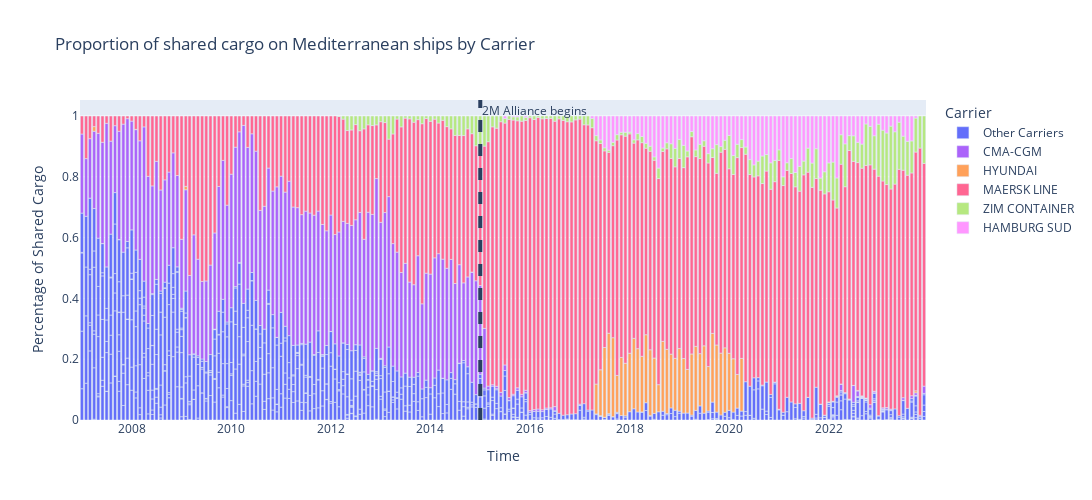

Here is the notebook cell this chart was saved with:
### Code cell
sharing_by_carrier_med(main_lf, 'MSCU', 'Mediterranean')

### Figure 1 — Plotly figure (JSON) as saved in the notebook; plotly's stock layout.template omitted (floating-point values rounded to 4 significant figures; data arrays with more than 128 entries replaced by an {"elided": "..."} marker saying what was removed)
{"data": [{"alignmentgroup": "True", "hovertemplate": "Carrier=Other Carriers<br>Time=%{x}<br>Percentage of Shared Cargo=%{y}<extra></extra>", "legendgroup": "Other Carriers", "marker": {"color": "#636efa", "pattern": {"shape": ""}}, "name": "Other Carriers", "offsetgroup": "Other Carriers", "orientation": "v", "showlegend": true, "textposition": "auto", "type": "bar", "x": {"elided": "947 str values"}, "xaxis": "x", "y": {"elided": "947 float values"}, "yaxis": "y"}, {"alignmentgroup": "True", "hovertemplate": "Carrier=CMA-CGM<br>Time=%{x}<br>Percentage of Shared Cargo=%{y}<extra></extra>", "legendgroup": "CMA-CGM", "marker": {"color": "#ab63fa", "pattern": {"shape": ""}}, "name": "CMA-CGM", "offsetgroup": "CMA-CGM", "orientation": "v", "showlegend": true, "textposition": "auto", "type": "bar", "x": {"elided": "133 str values"}, "xaxis": "x", "y": {"elided": "133 float values"}, "yaxis": "y"}, {"alignmentgroup": "True", "hovertemplate": "Carrier=HYUNDAI<br>Time=%{x}<br>Percentage of Shared Cargo=%{y}<extra></extra>", "legendgroup": "HYUNDAI", "marker": {"color": "#FFA15A", "pattern": {"shape": ""}}, "name": "HYUNDAI", "offsetgroup": "HYUNDAI", "orientation": "v", "showlegend": true, "textposition": "auto", "type": "bar", "x": ["2007-04-01T00:00:00", "2008-02-01T00:00:00", "2009-02-01T00:00:00", "2014-11-01T00:00:00", "2017-05-01T00:00:00", "2017-06-01T00:00:00", "2017-07-01T00:00:00", "2017-08-01T00:00:00", "2017-09-01T00:00:00", "2017-10-01T00:00:00", "2017-11-01T00:00:00", "2017-12-01T00:00:00", "2018-01-01T00:00:00", "2018-02-01T00:00:00", "2018-03-01T00:00:00", "2018-04-01T00:00:00", "2018-05-01T00:00:00", "2018-06-01T00:00:00", "2018-07-01T00:00:00", "2018-08-01T00:00:00", "2018-09-01T00:00:00", "2018-10-01T00:00:00", "2018-11-01T00:00:00", "2018-12-01T00:00:00", "2019-01-01T00:00:00", "2019-02-01T00:00:00", "2019-03-01T00:00:00", "2019-04-01T00:00:00", "2019-05-01T00:00:00", "2019-06-01T00:00:00", "2019-07-01T00:00:00", "2019-08-01T00:00:00", "2019-09-01T00:00:00", "2019-10-01T00:00:00", "2019-11-01T00:00:00", "2019-12-01T00:00:00", "2020-01-01T00:00:00", "2020-02-01T00:00:00", "2020-03-01T00:00:00", "2020-04-01T00:00:00", "2022-01-01T00:00:00", "2022-02-01T00:00:00", "2022-03-01T00:00:00", "2022-04-01T00:00:00", "2022-05-01T00:00:00", "2022-06-01T00:00:00", "2022-07-01T00:00:00", "2022-08-01T00:00:00", "2022-09-01T00:00:00", "2022-10-01T00:00:00", "2022-12-01T00:00:00", "2023-02-01T00:00:00", "2023-10-01T00:00:00"], "xaxis": "x", "y": [0.01531, 0.000846, 0.01122, 0.0004073, 0.09812, 0.1509, 0.2294, 0.2646, 0.2595, 0.1212, 0.1912, 0.1728, 0.1923, 0.2317, 0.2082, 0.1828, 0.2237, 0.216, 0.1822, 0.08925, 0.23, 0.2112, 0.1769, 0.1709, 0.206, 0.1795, 0.1435, 0.201, 0.2107, 0.1719, 0.2215, 0.1462, 0.2259, 0.2207, 0.2035, 0.212, 0.1877, 0.1755, 0.1106, 0.1733, 0.001719, 0.0004199, 0.002422, 0.0006282, 0.0006258, 0.0003392, 0.0003565, 0.00176, 0.0007495, 0.0001172, 0.0001622, 0.0004601, 0.006689], "yaxis": "y"}, {"alignmentgroup": "True", "hovertemplate": "Carrier=MAERSK LINE<br>Time=%{x}<br>Percentage of Shared Cargo=%{y}<extra></extra>", "legendgroup": "MAERSK LINE", "marker": {"color": "#FF6692", "pattern": {"shape": ""}}, "name": "MAERSK LINE", "offsetgroup": "MAERSK LINE", "orientation": "v", "showlegend": true, "textposition": "auto", "type": "bar", "x": {"elided": "204 str values"}, "xaxis": "x", "y": {"elided": "204 float values"}, "yaxis": "y"}, {"alignmentgroup": "True", "hovertemplate": "Carrier=ZIM CONTAINER<br>Time=%{x}<br>Percentage of Shared Cargo=%{y}<extra></extra>", "legendgroup": "ZIM CONTAINER", "marker": {"color": "#B6E880", "pattern": {"shape": ""}}, "name": "ZIM CONTAINER", "offsetgroup": "ZIM CONTAINER", "orientation": "v", "showlegend": true, "textposition": "auto", "type": "bar", "x": {"elided": "142 str values"}, "xaxis": "x", "y": {"elided": "142 float values"}, "yaxis": "y"}, {"alignmentgroup": "True", "hovertemplate": "Carrier=HAMBURG SUD<br>Time=%{x}<br>Percentage of Shared Cargo=%{y}<extra></extra>", "legendgroup": "HAMBURG SUD", "marker": {"color": "#FF97FF", "pattern": {"shape": ""}}, "name": "HAMBURG SUD", "offsetgroup": "HAMBURG SUD", "orientation": "v", "showlegend": true, "textposition": "auto", "type": "bar", "x": ["2015-07-01T00:00:00", "2015-09-01T00:00:00", "2015-10-01T00:00:00", "2015-12-01T00:00:00", "2016-10-01T00:00:00", "2017-04-01T00:00:00", "2017-05-01T00:00:00", "2017-06-01T00:00:00", "2017-07-01T00:00:00", "2017-08-01T00:00:00", "2017-09-01T00:00:00", "2017-10-01T00:00:00", "2017-11-01T00:00:00", "2017-12-01T00:00:00", "2018-01-01T00:00:00", "2018-02-01T00:00:00", "2018-03-01T00:00:00", "2018-04-01T00:00:00", "2018-05-01T00:00:00", "2018-06-01T00:00:00", "2018-07-01T00:00:00", "2018-08-01T00:00:00", "2018-09-01T00:00:00", "2018-10-01T00:00:00", "2018-11-01T00:00:00", "2018-12-01T00:00:00", "2019-01-01T00:00:00", "2019-02-01T00:00:00", "2019-03-01T00:00:00", "2019-04-01T00:00:00", "2019-05-01T00:00:00", "2019-06-01T00:00:00", "2019-07-01T00:00:00", "2019-08-01T00:00:00", "2019-09-01T00:00:00", "2019-10-01T00:00:00", "2019-11-01T00:00:00", "2019-12-01T00:00:00", "2020-01-01T00:00:00", "2020-02-01T00:00:00", "2020-03-01T00:00:00", "2020-04-01T00:00:00", "2020-05-01T00:00:00", "2020-06-01T00:00:00", "2020-07-01T00:00:00", "2020-08-01T00:00:00", "2020-09-01T00:00:00", "2020-10-01T00:00:00", "2020-11-01T00:00:00", "2020-12-01T00:00:00", "2021-01-01T00:00:00", "2021-02-01T00:00:00", "2021-03-01T00:00:00", "2021-04-01T00:00:00", "2021-05-01T00:00:00", "2021-06-01T00:00:00", "2021-07-01T00:00:00", "2021-08-01T00:00:00", "2021-09-01T00:00:00", "2021-10-01T00:00:00", "2021-11-01T00:00:00", "2021-12-01T00:00:00", "2022-01-01T00:00:00", "2022-02-01T00:00:00", "2022-03-01T00:00:00", "2022-04-01T00:00:00", "2022-05-01T00:00:00", "2022-06-01T00:00:00", "2022-07-01T00:00:00", "2022-08-01T00:00:00", "2022-09-01T00:00:00", "2022-10-01T00:00:00", "2022-11-01T00:00:00", "2022-12-01T00:00:00", "2023-01-01T00:00:00", "2023-02-01T00:00:00", "2023-03-01T00:00:00", "2023-04-01T00:00:00", "2023-05-01T00:00:00", "2023-06-01T00:00:00", "2023-07-01T00:00:00", "2023-08-01T00:00:00", "2023-09-01T00:00:00", "2023-10-01T00:00:00"], "xaxis": "x", "y": [0.008266, 0.002673, 0.003097, 0.004239, 0.0003083, 0.007882, 0.0645, 0.07866, 0.1046, 0.1124, 0.08656, 0.06136, 0.05355, 0.05343, 0.05309, 0.07825, 0.05795, 0.06742, 0.08995, 0.09932, 0.1345, 0.1713, 0.1054, 0.08809, 0.09137, 0.1067, 0.07699, 0.09654, 0.1152, 0.05112, 0.1117, 0.09306, 0.08144, 0.1238, 0.1077, 0.09413, 0.1006, 0.07977, 0.06386, 0.1301, 0.09304, 0.0776, 0.102, 0.1435, 0.1609, 0.1485, 0.1316, 0.1268, 0.154, 0.1461, 0.1113, 0.2001, 0.1538, 0.1401, 0.1859, 0.1655, 0.1483, 0.1057, 0.1548, 0.1076, 0.2042, 0.1836, 0.1543, 0.1516, 0.2038, 0.06178, 0.09166, 0.06462, 0.0651, 0.08675, 0.09251, 0.02619, 0.03399, 0.06498, 0.02694, 0.04669, 0.05595, 0.03342, 0.05193, 0.02057, 0.0664, 0.08331, 0.08202, 0.006855], "yaxis": "y"}], "layout": {"annotations": [{"showarrow": false, "text": "2M Alliance begins", "x": 1420099200000, "xanchor": "left", "xref": "x", "y": 1, "yanchor": "top", "yref": "y domain"}], "barmode": "relative", "height": 500, "legend": {"title": {"text": "Carrier"}, "tracegroupgap": 0}, "shapes": [{"line": {"dash": "dash", "width": 4}, "type": "line", "x0": 1420099200000, "x1": 1420099200000, "xref": "x", "y0": 0, "y1": 1, "yref": "y domain"}], "title": {"text": "Proportion of shared cargo on Mediterranean ships by Carrier"}, "width": 1100, "xaxis": {"anchor": "y", "domain": [0, 1], "title": {"text": "Time"}}, "yaxis": {"anchor": "x", "domain": [0, 1], "title": {"text": "Percentage of Shared Cargo"}}}}
